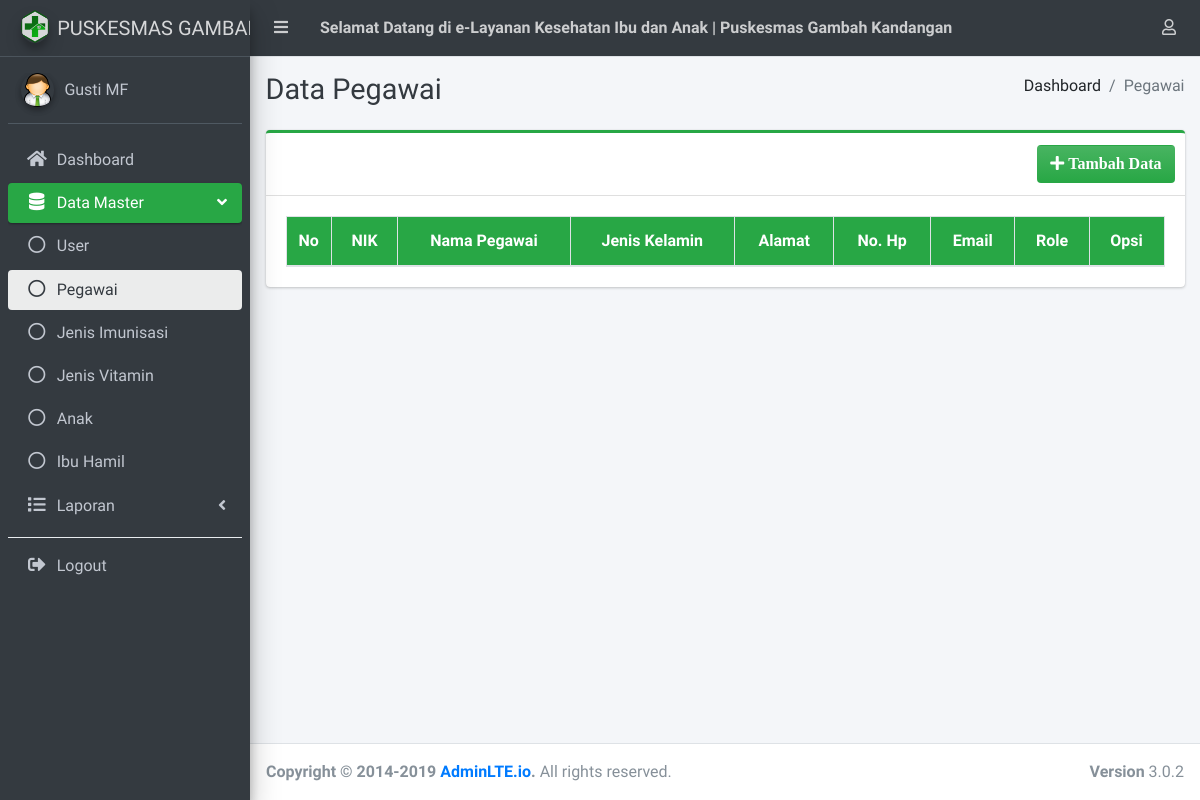
Before: /admin/pegawai/index.php (signed in) with the older database file.
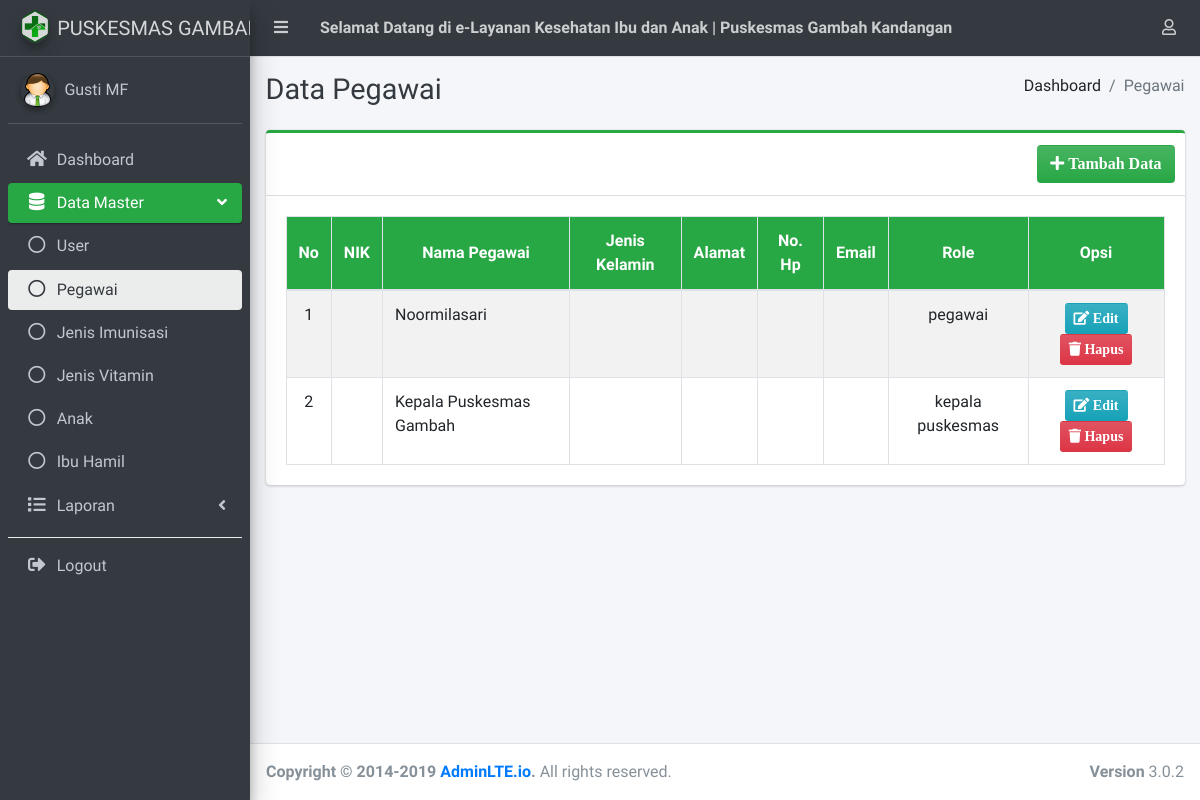
After: the same page with the newer database file.
### tables this page shows
CREATE TABLE `pegawai`  (
  `id_pegawai` int(11) NOT NULL AUTO_INCREMENT,
  `nik` varchar(30) NULL DEFAULT NULL,
  `nama_pegawai` varchar(100) NULL DEFAULT NULL,
  `jk` varchar(15) NULL DEFAULT NULL,
  `alamat` text NULL,
  `no_hp` varchar(20) NULL DEFAULT NULL,
  `email` varchar(50) NULL DEFAULT NULL,
  `id_user` int(11) NULL DEFAULT NULL,
  PRIMARY KEY (`id_pegawai`) USING BTREE
);

CREATE TABLE `role`  (
  `id_role` int(11) NOT NULL AUTO_INCREMENT,
  `role` varchar(30) NULL DEFAULT NULL,
  PRIMARY KEY (`id_role`) USING BTREE
);

### config/config.php (called while the page is built, shortened)
<?php
$no = 1;

### admin/pegawai/index.php (the view, shortened to what the changed rows need)
<?php
include_once '../../config/config.php';
?>
<!DOCTYPE html>
<html lang="en">
<?php include_once '../../templates/admin/head.php' ?>
<body class="hold-transition sidebar-mini layout-fixed layout-navbar-fixed layout-footer-fixed">
    <div class="wrapper">
        <div class="content-wrapper">
            <div class="content-header">
                <div class="container-fluid">
                    <div class="row mb-2">
                        <div class="col-sm-6">
                            <h1 class="m-0 text-dark">Data Pegawai</h1>
                        </div>
                    </div>
                </div>
            </div>
            <section class="content">
                <div class="container-fluid">
                    <div class="row">
                        <div class="col-12">
                            <div class="card card-outline card-success">
                                <div class="card-body">
                                    <table id="example1" class="table table-bordered table-striped">
                                        <thead class="bg-success">
                                            <tr>
                                                <th style="text-align: center; vertical-align: middle; width: 5%;">No</th>
                                                <th style="text-align: center; vertical-align: middle;">NIK</th>
                                                <th style="text-align: center; vertical-align: middle;">Nama Pegawai</th>
                                                <th style="text-align: center; vertical-align: middle;">Jenis Kelamin</th>
                                                <th style="text-align: center; vertical-align: middle;">Alamat</th>
                                                <th style="text-align: center; vertical-align: middle;">No. Hp</th>
                                                <th style="text-align: center; vertical-align: middle;">Email</th>
                                                <th style="text-align: center; vertical-align: middle;">Role</th>
                                                <th style="text-align: center; vertical-align: middle;">Opsi</th>
                                            </tr>
                                        </thead>
                                        <tbody>
                                            <?php
                                            $data = $koneksi->query('SELECT * FROM pegawai p LEFT JOIN user u ON p.id_user = u.id_user LEFT JOIN role r ON u.id_role = r.id_role ORDER BY id_pegawai DESC');
                                            foreach ($data as $item) :
                                            ?>
                                                <tr align="center">
                                                    <td><?= $no++; ?></td>
                                                    <td><?= $item['nik'] ?></td>
                                                    <td align="left"><?= $item['nama_pegawai'] ?></td>
                                                    <td><?= $item['jk'] ?></td>
                                                    <td align="left"><?= $item['alamat'] ?></td>
                                                    <td><?= $item['no_hp'] ?></td>
                                                    <td><?= $item['email'] ?></td>
                                                    <td><?= $item['role'] ?></td>
                                                    <td>
                                                        <a href="edit?id=<?= $item['id_pegawai'] ?>" class="btn bg-gradient-info btn-sm"><i class="fa fa-edit"> Edit</i></a>
                                                        <button type="button" class="btn bg-gradient-danger btn-sm delete" data-link="proses?id=<?= $item['id_pegawai'] ?>" data-name="<?= $item['username'] ?>">
                                                            <i class="fa fa-trash"> Hapus</i>
                                                        </button>
                                                    </td>
                                                </tr>
                                            <?php endforeach; ?>
                                        </tbody>
                                    </table>
                                </div>
                            </div>
                        </div>
                    </div>
                </div>
            </section>
        </div>
    </div>
</body>
</html>

Changed rows visible on the page:
added pegawai: nama_pegawai "Noormilasari", role.role "pegawai"
added pegawai: nama_pegawai "Kepala Puskesmas Gambah", role.role "kepala puskesmas"
